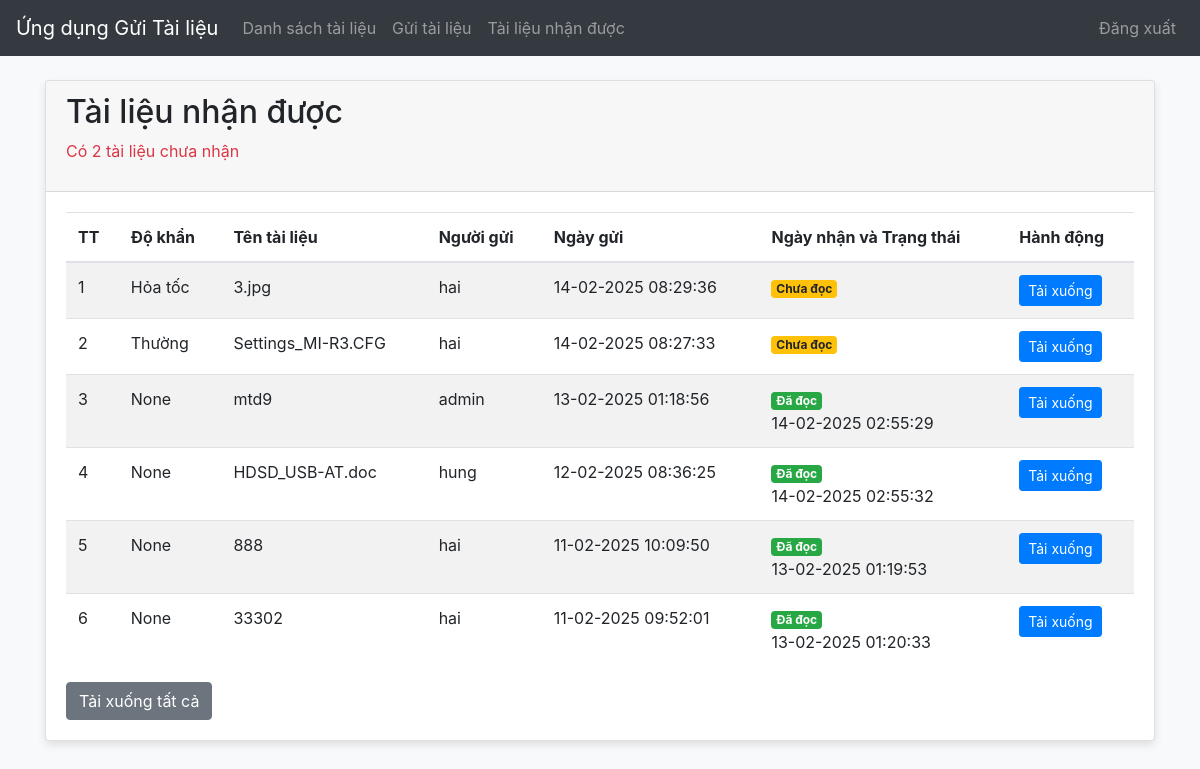
Before: /received (signed in) with the older database file.
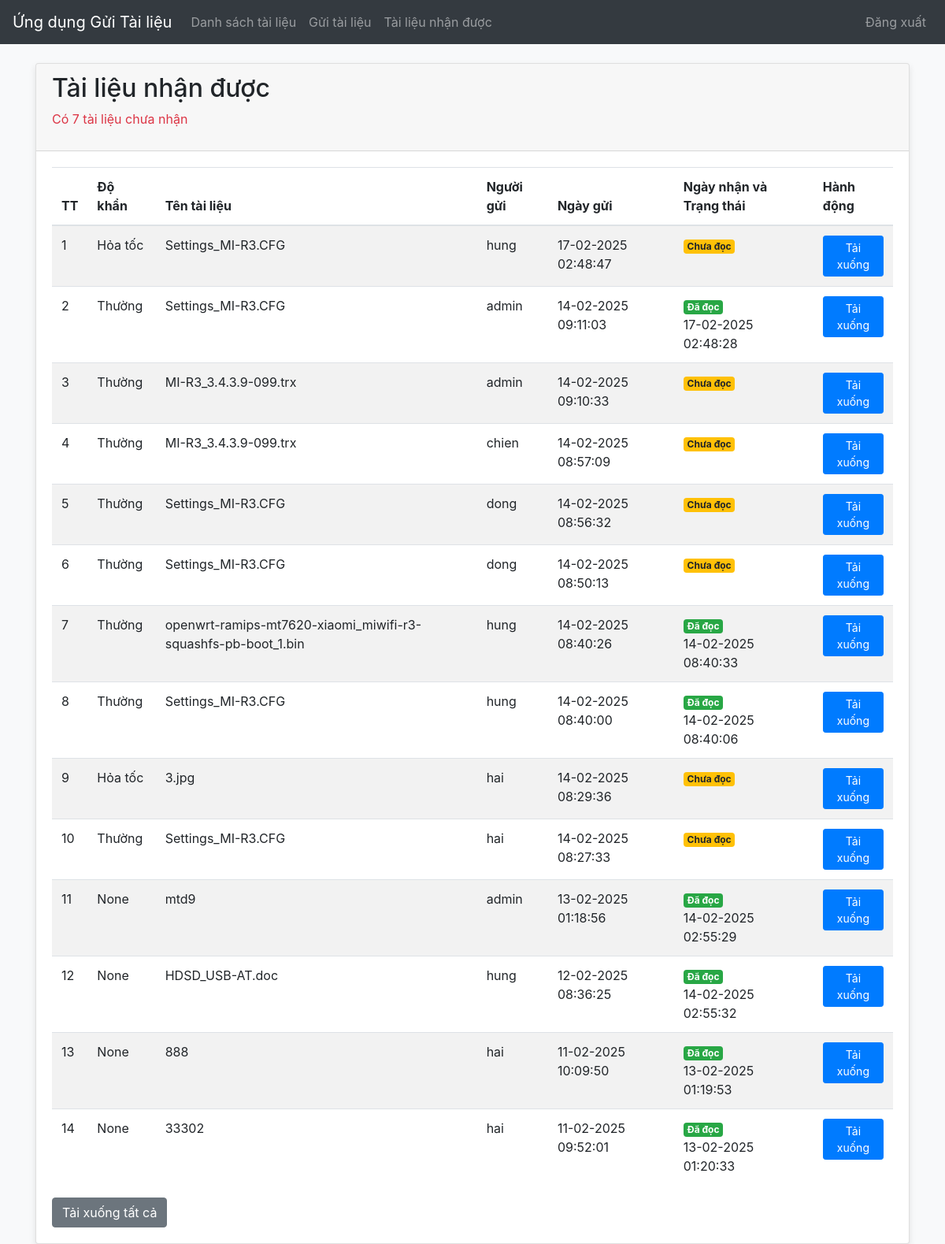
After: the same page with the newer database file.
### app/models.py (models this page shows, shortened)
class FileRecipient(db.Model):
    id = db.Column(db.Integer, primary_key=True)
    file_id = db.Column(db.Integer, db.ForeignKey('file.id'))
    recipient_id = db.Column(db.Integer, db.ForeignKey('user.id'))
    is_read = db.Column(db.Boolean, default=False)
    read_at = db.Column(db.DateTime, nullable=True)
    file = db.relationship('File', backref='recipients')
    recipient = db.relationship('User', backref='received_files')

class File(db.Model):
    id = db.Column(db.Integer, primary_key=True)
    name = db.Column(db.String(255))
    file_path = db.Column(db.String(255))
    uploaded_at = db.Column(db.DateTime, default=datetime.utcnow)
    urgency = db.Column(db.String(20))
    uploaded_by_id = db.Column(db.Integer, db.ForeignKey('user.id'))
    uploaded_by = db.relationship('User', backref='uploaded_files')

class User(UserMixin, db.Model):
    id = db.Column(db.Integer, primary_key=True)
    username = db.Column(db.String(64), index=True, unique=True)
    password_hash = db.Column(db.String(128))
    is_admin = db.Column(db.Boolean, default=False)
    groups = db.relationship('Group', secondary=user_groups, back_populates='users')

### app/routes.py (the view)
@bp.route('/received')
@login_required
def received_files():
    files = FileRecipient.query.filter_by(recipient_id=current_user.id).join(File).order_by(
        File.uploaded_at.desc()).all()
    unread_files_count = FileRecipient.query.filter_by(recipient_id=current_user.id, is_read=False).count()
    today_files = [file for file in files if file.file.uploaded_at.date() == date.today()]
    unread_files = [file for file in files if not file.is_read]
    return render_template('received_files.html', files=files, today_files=len(today_files),
                           unread_files=len(unread_files), unread_files_count=unread_files_count)

### app/models.py (called while the page is built)
@login.user_loader
def load_user(id):
    return User.query.get(int(id))

### app/templates/received_files.html
{% extends 'base.html' %}
{% block content %}
<div class="card mt-4">
    <div class="card-header">
        <h2>Tài liệu nhận được</h2>
        <p class="text-danger">Có {{ unread_files_count }} tài liệu chưa nhận</p>
    </div>
    <div class="card-body">
        <table class="table table-striped">
            <thead>
                <tr>
                    <th>TT</th>
                    <th>Độ khẩn</th>
                    <th>Tên tài liệu</th>
                    <th>Người gửi</th>
                    <th>Ngày gửi</th>
                    <th>Ngày nhận và Trạng thái</th>
                    <th>Hành động</th>
                </tr>
            </thead>
            <tbody>
                {% for recipient in files %}
                <tr>
                    <td>{{ loop.index }}</td>
                    <td>{{ recipient.file.urgency }}</td>
                    <td>{{ recipient.file.name }}</td>
                    <td>{{ recipient.file.uploaded_by.username }}</td>
                    <td>{{ recipient.file.uploaded_at.strftime('%d-%m-%Y %H:%M:%S') }}</td>
                    <td>
                        {% if recipient.is_read %}
                        <span class="badge badge-success">Đã đọc</span>
                        {% else %}
                        <span class="badge badge-warning">Chưa đọc</span>
                        {% endif %}
                        <br>
                        {{ recipient.read_at.strftime('%d-%m-%Y %H:%M:%S') if recipient.read_at else '' }}
                    </td>
                    <td>
                        <a href="{{ url_for('routes.download_file', file_id=recipient.file.id) }}" class="btn btn-primary btn-sm">Tải xuống</a>
                    </td>
                </tr>
                {% endfor %}
            </tbody>
        </table>
        <a href="{{ url_for('routes.download_all_files') }}" class="btn btn-secondary">Tải xuống tất cả</a>
    </div>
</div>
{% endblock %}

### app/templates/base.html (shortened to what this page needs)
<!DOCTYPE html>
<html lang="en">
<head>
    <link rel="stylesheet" href="{{ url_for('static', filename='css/bootstrap.min.css') }}">
    <link rel="stylesheet" href="{{ url_for('static', filename='css/fontawesome.min.css') }}">
    <link rel="stylesheet" href="{{ url_for('static', filename='css/admin.css') }}">
</head>
<body>
    <nav class="navbar navbar-expand-lg navbar-dark bg-dark">
        <a class="navbar-brand" href="{{ url_for('routes.file_list') }}">Ứng dụng Gửi Tài liệu</a>
        <div class="collapse navbar-collapse" id="navbarNav">
            <ul class="navbar-nav">
                <li class="nav-item">
                    <a class="nav-link" href="{{ url_for('routes.file_list') }}">Danh sách tài liệu</a>
                </li>
                <li class="nav-item">
                    <a class="nav-link" href="{{ url_for('routes.upload_file') }}">Gửi tài liệu</a>
                </li>
                <li class="nav-item">
                    <a class="nav-link" href="{{ url_for('routes.received_files') }}">Tài liệu nhận được</a>
                </li>
            </ul>
            <ul class="navbar-nav ml-auto">
                <li class="nav-item">
                    <a class="nav-link" href="{{ url_for('auth.logout') }}"><i class="fas fa-sign-out-alt"></i> Đăng xuất</a>
                </li>
            </ul>
        </div>
    </nav>
    <div class="container mt-4">
        {% block content %}{% endblock %}
    </div>
</body>
</html>

### app/static/css/admin.css (style rules this page uses)
body { background-color: #f8f9fa; }
.navbar { margin-bottom: 20px; }
.card { box-shadow: 0 4px 8px rgba(0,0,0,0.1); }
.table-striped tbody tr:nth-of-type(odd) { background-color: rgba(0,0,0,.05); }
.badge-success { background-color: #28a745; }
.badge-warning { background-color: #ffc107; }

Changed rows visible on the page:
added FileRecipient: file.urgency "Hỏa tốc", file.name "Settings_MI-R3.CFG", file.uploaded_by.username "hung", file.uploaded_at "17-02-2025 02:48:47", is_read "Chưa đọc"
added FileRecipient: file.urgency "Thường", file.name "Settings_MI-R3.CFG", file.uploaded_by.username "admin", file.uploaded_at "14-02-2025 09:11:03", is_read "Đã đọc", read_at "17-02-2025 02:48:28"
added FileRecipient: file.urgency "Thường", file.name "MI-R3_3.4.3.9-099.trx", file.uploaded_by.username "admin", file.uploaded_at "14-02-2025 09:10:33", is_read "Chưa đọc"
added FileRecipient: file.urgency "Thường", file.name "MI-R3_3.4.3.9-099.trx", file.uploaded_by.username "chien", file.uploaded_at "14-02-2025 08:57:09", is_read "Chưa đọc"
added FileRecipient: file.urgency "Thường", file.name "Settings_MI-R3.CFG", file.uploaded_by.username "dong", file.uploaded_at "14-02-2025 08:56:32", is_read "Chưa đọc"
added FileRecipient: file.urgency "Thường", file.name "Settings_MI-R3.CFG", file.uploaded_by.username "dong", file.uploaded_at "14-02-2025 08:50:13", is_read "Chưa đọc"
added FileRecipient: file.urgency "Thường", file.name "openwrt-ramips-mt7620-xiaomi_miwifi-r3-squashfs-pb-boot_1.bin", file.uploaded_by.username "hung", file.uploaded_at "14-02-2025 08:40:26", is_read "Đã đọc", read_at "14-02-2025 08:40:33"
added FileRecipient: file.urgency "Thường", file.name "Settings_MI-R3.CFG", file.uploaded_by.username "hung", file.uploaded_at "14-02-2025 08:40:00", is_read "Đã đọc", read_at "14-02-2025 08:40:06"
Other visible differences:
{{ unread_files_count }}: "2" → "7"
